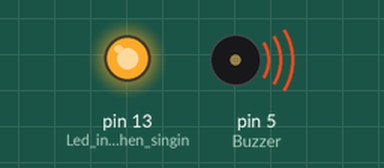
The sketch below on a simulated Arduino Uno, built with avr-gcc and run on an emulated ATmega328P. Shown: output pins drawn as LEDs (lit = HIGH), buzzer (waves = sounding).

Above: at 0.08 s.
At 4.08 s:
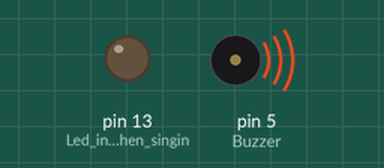
At 7.4 s:
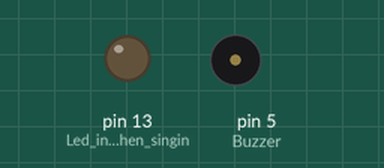
Timing chart, 0 to 9.8 s (numbered marks = the images above):
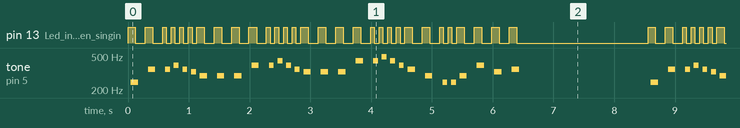

Measured:
- by itself, pin 13 (Led_indicator_when_singin): moves between LOW and HIGH, repeating every 8.6 s
- by itself, tone on pin 5 (Buzzer): plays 246 Hz for 0.12 s, 348 Hz for 0.12 s, 348 Hz for 0.08 s, 391 Hz for 0.08 s, 348 Hz for 0.08 s, 329 Hz for 0.08 s … (458 notes in this stretch)

The sketch:

sound-christmas.ino
```cpp
/*
  Arduino Christmas Songs

  Based on a project and code by Dipto Pratyaksa, updated on 31/3/13

  Modified for Christmas by Joshi, on Dec 17th, 2017.
*/

#include "pitches.h"

#define melodyPin 5

// Jingle Bells

int melody[] = {
  NOTE_E5, NOTE_E5, NOTE_E5,
  NOTE_E5, NOTE_E5, NOTE_E5,
  NOTE_E5, NOTE_G5, NOTE_C5, NOTE_D5,
  NOTE_E5,
  NOTE_F5, NOTE_F5, NOTE_F5, NOTE_F5,
  NOTE_F5, NOTE_E5, NOTE_E5, NOTE_E5, NOTE_E5,
  NOTE_E5, NOTE_D5, NOTE_D5, NOTE_E5,
  NOTE_D5, NOTE_G5
};

int tempo[] = {
  16, 16, 8,
  16, 16, 8,
  16, 16, 16, 16,
  4,
  16, 16, 16, 16,
  16, 16, 16, 32, 32,
  16, 16, 16, 16,
  8, 8
};

// We wish you a merry Christmas

int wish_melody[] = {
  NOTE_B3,
  NOTE_F4, NOTE_F4, NOTE_G4, NOTE_F4, NOTE_E4,
  NOTE_D4, NOTE_D4, NOTE_D4,
  NOTE_G4, NOTE_G4, NOTE_A4, NOTE_G4, NOTE_F4,
  NOTE_E4, NOTE_E4, NOTE_E4,
  NOTE_A4, NOTE_A4, NOTE_B4, NOTE_A4, NOTE_G4,
  NOTE_F4, NOTE_D4, NOTE_B3, NOTE_B3,
  NOTE_D4, NOTE_G4, NOTE_E4,
  NOTE_F4
};

int wish_tempo[] = {
  8,
  8, 16, 16, 16, 16,
  8, 8, 8,
  8, 16, 16, 16, 16,
  8, 8, 8,
  8, 16, 16, 16, 16,
  8, 8, 16, 16,
  8, 8, 8,
  8
};
// Santa Claus is coming to town

int santa_melody[] = {
  NOTE_G4,
  NOTE_E4, NOTE_F4, NOTE_G4, NOTE_G4, NOTE_G4,
  NOTE_A4, NOTE_B4, NOTE_C5, NOTE_C5, NOTE_C5,
  NOTE_E4, NOTE_F4, NOTE_G4, NOTE_G4, NOTE_G4,
  NOTE_A4, NOTE_G4, NOTE_F4, NOTE_F4,
  NOTE_E4, NOTE_G4, NOTE_C4, NOTE_E4,
  NOTE_D4, NOTE_F4, NOTE_B3,
  NOTE_C4
};

int santa_tempo[] = {
  8,
  8, 8, 4, 4, 4,
  8, 8, 4, 4, 4,
  8, 8, 4, 4, 4,
  8, 8, 4, 2,
  4, 4, 4, 4,
  4, 2, 4,
  1
};

void setup(void) {
  pinMode(5, OUTPUT); // Buzzer
  pinMode(13, OUTPUT); // Led indicator when singing a note
}

void loop() {
    //sing(1);
    //delay(200);
    //sing(2);
    //delay(2000);
    sing(3);
    delay(2000);
}

int song = 0;

void sing(int s) {
  // iterate over the notes of the melody:
  song = s;
  if (song == 3) {
    Serial.println(" 'We wish you a Merry Christmas'");
    int size = sizeof(wish_melody) / sizeof(int);
    for (int thisNote = 0; thisNote < size; thisNote++) {

      // to calculate the note duration, take one second
      // divided by the note type.
      //e.g. quarter note = 1000 / 4, eighth note = 1000/8, etc.
      int noteDuration = 1000 / wish_tempo[thisNote];

      buzz(melodyPin, wish_melody[thisNote], noteDuration);

      // to distinguish the notes, set a minimum time between them.
      // the note's duration + 30% seems to work well:
      int pauseBetweenNotes = noteDuration * 1.30;
      delay(pauseBetweenNotes);

      // stop the tone playing:
      buzz(melodyPin, 0, noteDuration);

    }
  } else if (song == 2) {
    Serial.println(" 'Santa Claus is coming to town'");
    int size = sizeof(santa_melody) / sizeof(int);
    for (int thisNote = 0; thisNote < size; thisNote++) {

      // to calculate the note duration, take one second
      // divided by the note type.
      //e.g. quarter note = 1000 / 4, eighth note = 1000/8, etc.
      int noteDuration = 900 / santa_tempo[thisNote];

      buzz(melodyPin, santa_melody[thisNote], noteDuration);

      // to distinguish the notes, set a minimum time between them.
      // the note's duration + 30% seems to work well:
      int pauseBetweenNotes = noteDuration * 1.30;
      delay(pauseBetweenNotes);

      // stop the tone playing:
      buzz(melodyPin, 0, noteDuration);

    }
  } else {

    Serial.println(" 'Jingle Bells'");
    int size = sizeof(melody) / sizeof(int);
    for (int thisNote = 0; thisNote < size; thisNote++) {

      // to calculate the note duration, take one second
      // divided by the note type.
      //e.g. quarter note = 1000 / 4, eighth note = 1000/8, etc.
      int noteDuration = 1000 / tempo[thisNote];

      buzz(melodyPin, melody[thisNote], noteDuration);

      // to distinguish the notes, set a minimum time between them.
      // the note's duration + 30% seems to work well:
      int pauseBetweenNotes = noteDuration * 1.30;
      delay(pauseBetweenNotes);

      // stop the tone playing:
      buzz(melodyPin, 0, noteDuration);

    }
  }
}

void buzz(int targetPin, long frequency, long length) {
  digitalWrite(13, HIGH);
  long delayValue = 1000000 / frequency / 2; // calculate the delay value between transitions
  //// 1 second's worth of microseconds, divided by the frequency, then split in half since
  //// there are two phases to each cycle
  long numCycles = frequency * length / 1000; // calculate the number of cycles for proper timing
  //// multiply frequency, which is really cycles per second, by the number of seconds to
  //// get the total number of cycles to produce
  for (long i = 0; i < numCycles; i++) { // for the calculated length of time...
    digitalWrite(targetPin, HIGH); // write the buzzer pin high to push out the diaphram
    delayMicroseconds(delayValue); // wait for the calculated delay value
    digitalWrite(targetPin, LOW); // write the buzzer pin low to pull back the diaphram
    delayMicroseconds(delayValue); // wait again or the calculated delay value
  }
  digitalWrite(13, LOW);

}
```

pitches.h
```cpp
/*************************************************

 * Public Constants

 *************************************************/

#define NOTE_B0  31
#define NOTE_C1  33
#define NOTE_CS1 35
#define NOTE_D1  37
#define NOTE_DS1 39
#define NOTE_E1  41
#define NOTE_F1  44
#define NOTE_FS1 46
#define NOTE_G1  49
#define NOTE_GS1 52
#define NOTE_A1  55
#define NOTE_AS1 58
#define NOTE_B1  62
#define NOTE_C2  65
#define NOTE_CS2 69
#define NOTE_D2  73
#define NOTE_DS2 78
#define NOTE_E2  82
#define NOTE_F2  87
#define NOTE_FS2 93
#define NOTE_G2  98
#define NOTE_GS2 104
#define NOTE_A2  110
#define NOTE_AS2 117
#define NOTE_B2  123
#define NOTE_C3  131
#define NOTE_CS3 139
#define NOTE_D3  147
#define NOTE_DS3 156
#define NOTE_E3  165
#define NOTE_F3  175
#define NOTE_FS3 185
#define NOTE_G3  196
#define NOTE_GS3 208
#define NOTE_A3  220
#define NOTE_AS3 233
#define NOTE_B3  247
#define NOTE_C4  262
#define NOTE_CS4 277
#define NOTE_D4  294
#define NOTE_DS4 311
#define NOTE_E4  330
#define NOTE_F4  349
#define NOTE_FS4 370
#define NOTE_G4  392
#define NOTE_GS4 415
#define NOTE_A4  440
#define NOTE_AS4 466
#define NOTE_B4  494
#define NOTE_C5  523
#define NOTE_CS5 554
#define NOTE_D5  587
#define NOTE_DS5 622
#define NOTE_E5  659
#define NOTE_F5  698
#define NOTE_FS5 740
#define NOTE_G5  784
#define NOTE_GS5 831
#define NOTE_A5  880
#define NOTE_AS5 932
#define NOTE_B5  988
#define NOTE_C6  1047
#define NOTE_CS6 1109
#define NOTE_D6  1175
#define NOTE_DS6 1245
#define NOTE_E6  1319
#define NOTE_F6  1397
#define NOTE_FS6 1480
#define NOTE_G6  1568
#define NOTE_GS6 1661
#define NOTE_A6  1760
#define NOTE_AS6 1865
#define NOTE_B6  1976
#define NOTE_C7  2093
#define NOTE_CS7 2217
#define NOTE_D7  2349
#define NOTE_DS7 2489
#define NOTE_E7  2637
#define NOTE_F7  2794
#define NOTE_FS7 2960
#define NOTE_G7  3136
#define NOTE_GS7 3322
#define NOTE_A7  3520
#define NOTE_AS7 3729
#define NOTE_B7  3951
#define NOTE_C8  4186
#define NOTE_CS8 4435
#define NOTE_D8  4699
#define NOTE_DS8 4978
```
